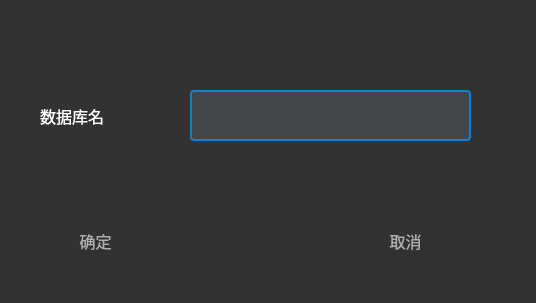
<?xml version="1.0" encoding="UTF-8"?>
<ui version="4.0">
 <class>dropDB</class>
 <widget class="QWidget" name="dropDB">
  <property name="geometry">
   <rect>
    <x>0</x>
    <y>0</y>
    <width>536</width>
    <height>303</height>
   </rect>
  </property>
  <property name="windowTitle">
   <string>Form</string>
  </property>
  <property name="styleSheet">
   <string notr="true">background: rgb(50, 50, 50);</string>
  </property>
  <widget class="QLabel" name="label">
   <property name="geometry">
    <rect>
     <x>40</x>
     <y>70</y>
     <width>211</width>
     <height>91</height>
    </rect>
   </property>
   <property name="font">
    <font>
     <family>幼圆</family>
     <pointsize>12</pointsize>
    </font>
   </property>
   <property name="styleSheet">
    <string notr="true">color: rgb(255, 255, 255);</string>
   </property>
   <property name="text">
    <string>数据库名</string>
   </property>
  </widget>
  <widget class="QLineEdit" name="lineEdit">
   <property name="geometry">
    <rect>
     <x>190</x>
     <y>90</y>
     <width>281</width>
     <height>51</height>
    </rect>
   </property>
   <property name="font">
    <font>
     <family>Arial</family>
     <pointsize>10</pointsize>
    </font>
   </property>
   <property name="styleSheet">
    <string notr="true">background: rgb(68, 69, 73);
border-radius:4px;
border:2px solid rgb(20, 128, 211);
color: white;
</string>
   </property>
  </widget>
  <widget class="QPushButton" name="pushButton">
   <property name="geometry">
    <rect>
     <x>30</x>
     <y>210</y>
     <width>131</width>
     <height>61</height>
    </rect>
   </property>
   <property name="font">
    <font>
     <family>幼圆</family>
     <pointsize>12</pointsize>
    </font>
   </property>
   <property name="styleSheet">
    <string notr="true">border: none;
        color: rgb(175, 175, 175);
        background: transparent;
        padding: 10px;
        qproperty-icon: url(:/Black/nscc);
        qproperty-iconSize: 32px 32px;
        qproperty-toolButtonStyle: ToolButtonTextUnderIcon;
</string>
   </property>
   <property name="text">
    <string>确定</string>
   </property>
  </widget>
  <widget class="QPushButton" name="pushButton_2">
   <property name="geometry">
    <rect>
     <x>340</x>
     <y>210</y>
     <width>131</width>
     <height>61</height>
    </rect>
   </property>
   <property name="font">
    <font>
     <family>幼圆</family>
     <pointsize>12</pointsize>
    </font>
   </property>
   <property name="styleSheet">
    <string notr="true">border: none;
        color: rgb(175, 175, 175);
        background: transparent;
        padding: 10px;
        qproperty-icon: url(:/Black/nscc);
        qproperty-iconSize: 32px 32px;
        qproperty-toolButtonStyle: ToolButtonTextUnderIcon;
</string>
   </property>
   <property name="text">
    <string>取消</string>
   </property>
  </widget>
 </widget>
 <resources/>
 <connections/>
</ui>
